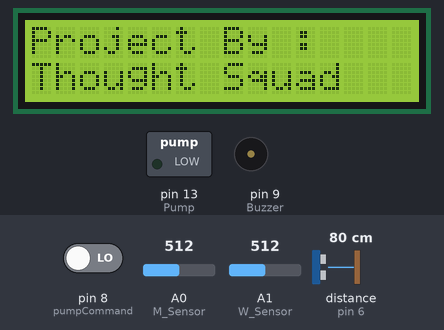
Simulated run of this sketch. Board: Arduino Uno, built with avr-gcc and run on an emulated ATmega328P. Parts: 16×2 character LCD, switched loads named in the sketch (green lamp = pin HIGH), buzzer (waves = sounding). Inputs (shaded band) come from the test bench; at power-on: A0 (M_Sensor) = 512, A1 (W_Sensor) = 512, pin 8 (pumpCommand) LOW, distance to the obstacle (sensor on pin 6) 80 cm. The echo pulse lasts 58.3 µs per cm; the local clock reads 2024-03-15 10:24:30 at power-on unless the sketch sets it; pins used as bus, display or sensor lines are not drawn; what the sketch prints to the serial monitor is not drawn.

Above: at 2.1 s.
At 5.2 s:
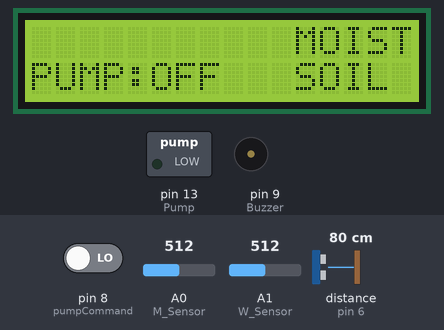
5.3 s: A0 (M_Sensor) set to 742
7.3 s: A0 (M_Sensor) set to 759
At 9.1 s:
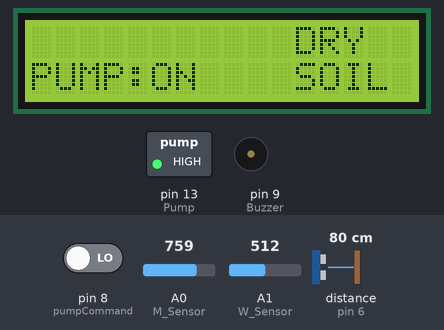
9.6 s: A1 (W_Sensor) set to 464
11.3 s: A1 (W_Sensor) set to 434
At 12.9 s:
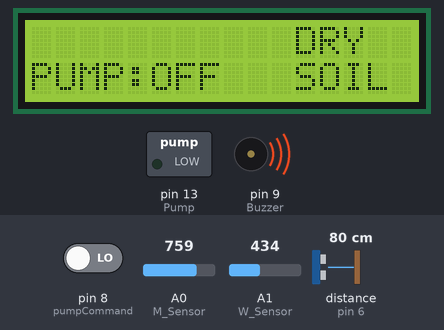
15.3 s: A0 (M_Sensor) set to 440
At 16.0 s:
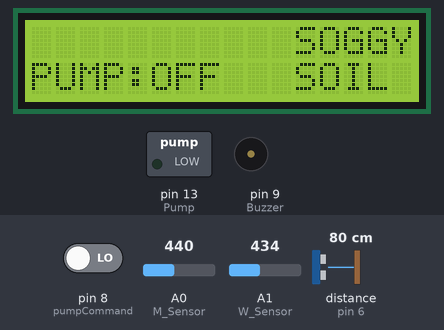
Timing chart, 0 to 18.1 s (numbered marks = the images above; inputs shaded):
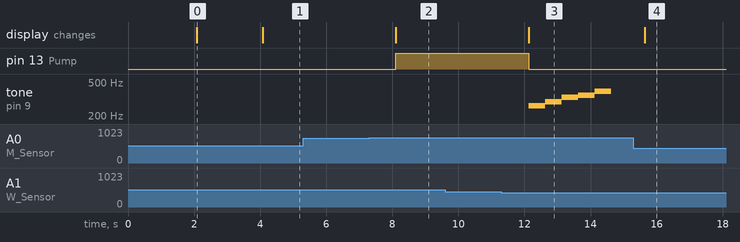

The sketch:

Arduino_Auto-Irrigation_System.ino
```cpp
#include <LiquidCrystal.h>
#include <DS3231.h>

#define NOTE_C4 262
#define NOTE_D4 294
#define NOTE_E4 330
#define NOTE_F4 349
#define NOTE_G4 392
#define NOTE_A4 440
#define NOTE_B4 494
#define NOTE_C5 523

int Triggerpin=7;
int Echopin=6;
int M_Sensor = A0;
int W_Sensor= A1;
int Pump = 13;
int Buzzer = 9;

String DOW;
String Date;
String OnTime;
String OffTime;
String answer = "";

int SurfaceArea = 121;
float height1;
float height2;
float duration1;
float duration2;
float distance1;
float distance2;
float initvolume;
float finalvolume;
float VolumeUsed;

double startTime = 0;
double stopTime = 0;
double runTime = 0;
double totTime = 0;

int pumpCommand = 8;

boolean pumpLastState = false;
boolean pumpRunning = false;

LiquidCrystal lcd(12, 11, 5, 4, 3, 2);
DS3231 rtc(SDA, SCL);

void setup()
 {

    Serial.begin(9600);

    lcd.begin(16, 2);
    lcd.clear();

    rtc.begin();

    pinMode(Pump,OUTPUT);
    pinMode(Buzzer,OUTPUT);
    pinMode(pumpCommand, INPUT);
    digitalWrite(pumpCommand, HIGH);

    lcd.setCursor(0,0);
    lcd.print("Auto-Irrigation");
    lcd.setCursor(4,1);
    lcd.print("System");
    delay(2000);
    lcd.clear();

    lcd.clear();
    lcd.setCursor(0,0);
    lcd.print("Project By :");
    lcd.setCursor(0,1);
    lcd.print("Thought Squad");
    delay(2000);
    lcd.clear ();
}

void loop()
{

  lcd.clear();
  int Moisture = analogRead(M_Sensor);
  int Water = analogRead(W_Sensor);

  if (Moisture> 750){  // if soil is dry
    lcd.setCursor(11,0);
    lcd.print("DRY");
    lcd.setCursor(11,1);
    lcd.print("SOIL");

    if (Water> 450){ // if water pump has water

      pumpLastState = digitalRead(pumpCommand);

      if (pumpRunning == false && pumpLastState == HIGH){ // if water pump was previously running and currently isn't running

        digitalWrite(Pump, HIGH);
        lcd.setCursor(0,1);
        lcd.print("PUMP:ON");

        pinMode(Triggerpin, OUTPUT);
        digitalWrite(Triggerpin, LOW);
        delayMicroseconds(2);
        digitalWrite(Triggerpin,HIGH);
        delayMicroseconds(10);
        digitalWrite(Triggerpin,LOW);
        pinMode(Echopin, INPUT);

        duration1=pulseIn(Echopin,HIGH);
        distance1=(duration1 /2)*0.034364;
        initvolume=(distance1 * SurfaceArea)*0.001;

        pumpRunning = true;
        runTime = 0;
        startTime = millis();

        DOW = rtc.getDOWStr();
        Date = rtc.getDateStr();
        OnTime = rtc.getTimeStr();
      }

      else if (pumpRunning==true && pumpLastState==HIGH){ // if water pump was previously running and is currently running

        digitalWrite(Pump, HIGH);
        lcd.setCursor(0,1);
        lcd.print("PUMP:ON");

      }

      else if (pumpRunning ==false && pumpLastState==LOW){ // if water pump is not currently running and was not running

        digitalWrite(Pump, HIGH);
        lcd.setCursor(0,1);
        lcd.print("PUMP:ON");

        pinMode(Triggerpin, OUTPUT);
        digitalWrite(Triggerpin, LOW);
        delayMicroseconds(2);
        digitalWrite(Triggerpin,HIGH);
        delayMicroseconds(10);
        digitalWrite(Triggerpin,LOW);
        pinMode(Echopin, INPUT);
        duration1=pulseIn(Echopin,HIGH);
        distance1=(duration1 /2)*0.034364;
        initvolume=(distance1 * SurfaceArea)*0.001;

        pumpRunning = true;
        runTime = 0;
        startTime = millis();

        OnTime = rtc.getTimeStr();

        digitalWrite(pumpCommand, HIGH);

      }

    }

    else{ // if water pump has no water

      digitalWrite(Pump, LOW);
      lcd.setCursor(0,1);
      lcd.print("PUMP:OFF");

      tone(Buzzer, NOTE_C4, 500);
      delay(500);
      tone(Buzzer, NOTE_D4, 500);
      delay(500);
      tone(Buzzer, NOTE_E4, 500);
      delay(500);
      tone(Buzzer, NOTE_F4, 500);
      delay(500);
      tone(Buzzer, NOTE_G4, 500);
      delay(500);
    }
  }

  if (Moisture>= 450 & Moisture<=750){ // if soil is moist


    if (pumpLastState == HIGH && pumpRunning == true){ // if water pump is currently running
      digitalWrite(Pump, LOW);
      lcd.setCursor(11,0);
      lcd.print("MOIST");
      lcd.setCursor(11,1);
      lcd.print("SOIL");
      lcd.setCursor(0,1);
      lcd.print("PUMP:OFF");

      pinMode(Triggerpin, OUTPUT);
      digitalWrite(Triggerpin, LOW);
      delayMicroseconds(2);
      digitalWrite(Triggerpin,HIGH);
      delayMicroseconds(10);
      digitalWrite(Triggerpin,LOW);
      pinMode(Echopin, INPUT);

      duration2=pulseIn(Echopin,HIGH);
      distance2=(duration2/2)*0.034364;
      finalvolume=(distance2*SurfaceArea)*0.001;

      pumpRunning = false;
      stopTime = millis();
      runTime +=(stopTime - startTime)/1000;
      totTime += runTime; //

      OffTime = rtc.getTimeStr();

      VolumeUsed=finalvolume-initvolume;

      answer = DOW + " " + Date + " " +  OnTime + " " + OffTime + " "  + String(runTime) + " " + String(totTime) + " " + String(VolumeUsed);

      Serial.write(answer.c_str()); //send info to Ethernet i.e the localhost website

      digitalWrite(pumpCommand, LOW);

    }

    else{ // if water pump is not running
      lcd.setCursor(11,0);
      lcd.print("MOIST");
      lcd.setCursor(11,1);
      lcd.print("SOIL");
      digitalWrite(Pump,LOW);
      digitalWrite(pumpCommand, LOW);
      pumpRunning=false;
      lcd.setCursor(0,1);
      lcd.print("PUMP:OFF");
    }
  }

  if (Moisture < 450){ // if soil is soggy

    if (pumpLastState == HIGH && pumpRunning == true){ // if water pump is currently running

      digitalWrite(Pump, LOW);
      lcd.setCursor(11,0);
      lcd.print("SOGGY");
      lcd.setCursor(11,1);
      lcd.print("SOIL");
      lcd.setCursor(0,1);
      lcd.print("PUMP:OFF");

      pinMode(Triggerpin, OUTPUT);
      digitalWrite(Triggerpin, LOW);
      delayMicroseconds(2);
      digitalWrite(Triggerpin,HIGH);
      delayMicroseconds(10);
      digitalWrite(Triggerpin,LOW);
      pinMode(Echopin, INPUT);

      duration2=pulseIn(Echopin,HIGH);
      distance2=(duration2/2)*0.034364;
      finalvolume=(distance2*SurfaceArea)*0.001;

      pumpRunning = false;
      stopTime = millis();
      runTime +=(stopTime - startTime)/1000;
      totTime += runTime; //

      OffTime = rtc.getTimeStr();

      VolumeUsed=finalvolume-initvolume;

      answer = DOW + " " + Date + " " +  OnTime + " " + OffTime + " "  + String(runTime) + " " + String(totTime) + " " + String(VolumeUsed) ;

      Serial.write(answer.c_str()); //send info to Ethernet i.e the localhost website
      digitalWrite(pumpCommand, LOW);

    }

    else{ // if pump is not running

      lcd.setCursor(11,0);
      lcd.print("SOGGY");
      lcd.setCursor(11,1);
      lcd.print("SOIL");
      digitalWrite(Pump,LOW);
      digitalWrite(pumpCommand, LOW);
      pumpRunning=false;
      lcd.setCursor(0,1);
      lcd.print("PUMP:OFF");

    }
  }
  delay(1000);
}
```

Measured:
- the behaviour switches between 750 and 751 on A0 (M_Sensor) (found by bisection; images 1 and 2)
- the behaviour switches between 451 and 450 on A1 (W_Sensor) (found by bisection; images 2 and 3)
- after the input at 5.3 s, every drawn part: stays the same
- after the input at 7.3 s, pin 13 (Pump): LOW → HIGH after 0.80 s; the display: changes after 0.81 s (image 2)
- after the input at 9.6 s, every drawn part: stays the same
- after the input at 11.3 s, pin 13 (Pump): HIGH → LOW after 0.83 s; tone on pin 9 (Buzzer): plays 262 Hz for 0.50 s, 294 Hz for 0.50 s, 330 Hz for 0.50 s, 349 Hz for 0.50 s, 392 Hz for 0.50 s, starting after 0.83 s; the display: changes after 0.83 s (image 3)
- after the input at 15.3 s, tone on pin 9 (Buzzer): stops changing and stays silent; the display: changes after 0.34 s (image 4)
- what the display in image 0 shows lasts 2.0 s, from 2.1 s to 4.1 s
